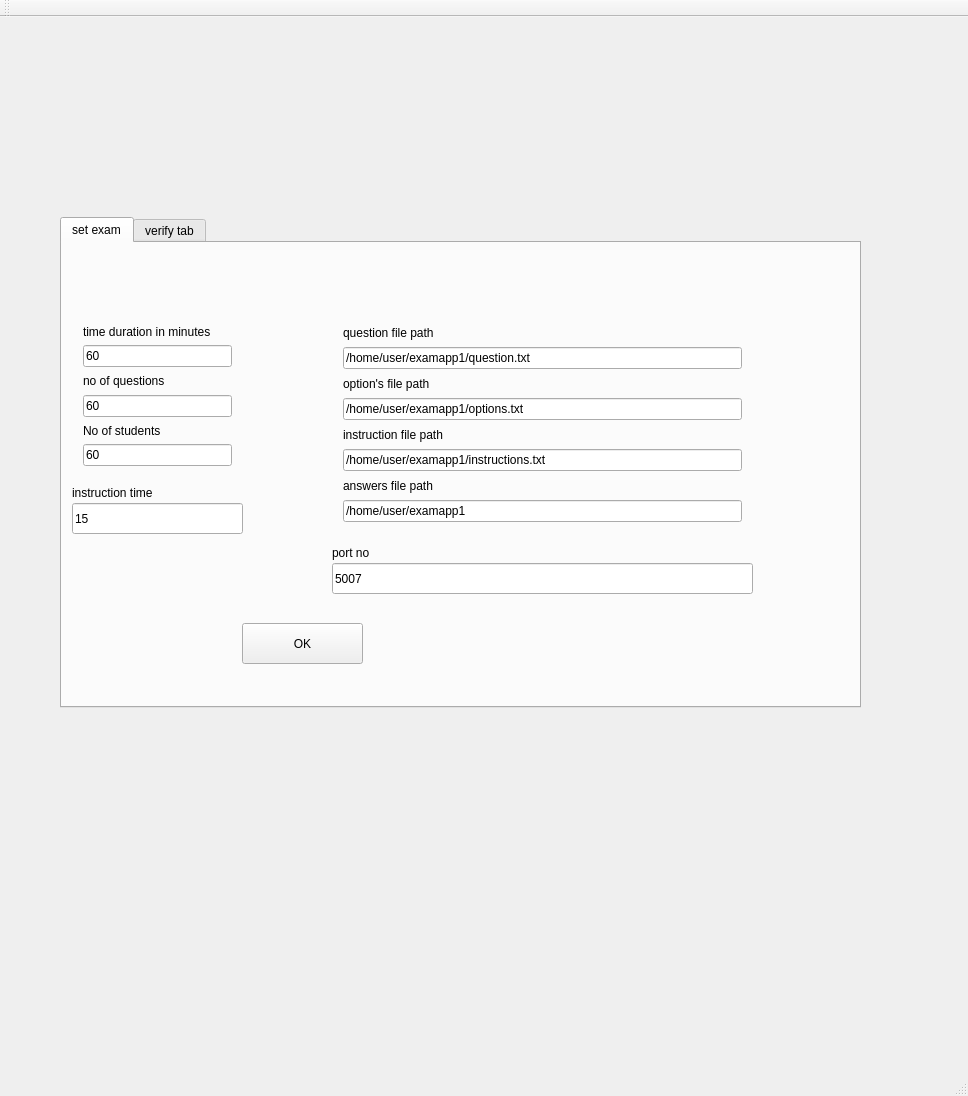
<?xml version="1.0" encoding="UTF-8"?>
<ui version="4.0">
 <class>MainWindow</class>
 <widget class="QMainWindow" name="MainWindow">
  <property name="geometry">
   <rect>
    <x>0</x>
    <y>0</y>
    <width>968</width>
    <height>1096</height>
   </rect>
  </property>
  <property name="windowTitle">
   <string>MainWindow</string>
  </property>
  <widget class="QWidget" name="centralWidget">
   <widget class="QTabWidget" name="tabWidget">
    <property name="geometry">
     <rect>
      <x>60</x>
      <y>200</y>
      <width>801</width>
      <height>491</height>
     </rect>
    </property>
    <property name="currentIndex">
     <number>0</number>
    </property>
    <widget class="QWidget" name="tab">
     <attribute name="title">
      <string>set exam</string>
     </attribute>
     <widget class="QPushButton" name="pushButton_2">
      <property name="geometry">
       <rect>
        <x>180</x>
        <y>380</y>
        <width>121</width>
        <height>41</height>
       </rect>
      </property>
      <property name="text">
       <string>OK</string>
      </property>
     </widget>
     <widget class="QWidget" name="layoutWidget">
      <property name="geometry">
       <rect>
        <x>10</x>
        <y>70</y>
        <width>171</width>
        <height>164</height>
       </rect>
      </property>
      <layout class="QVBoxLayout" name="verticalLayout">
       <item>
        <widget class="QLabel" name="label">
         <property name="text">
          <string>time duration in minutes</string>
         </property>
        </widget>
       </item>
       <item>
        <widget class="QLineEdit" name="lineEdit_3">
         <property name="text">
          <string>60</string>
         </property>
        </widget>
       </item>
       <item>
        <widget class="QLabel" name="label_2">
         <property name="text">
          <string>no of questions</string>
         </property>
        </widget>
       </item>
       <item>
        <widget class="QLineEdit" name="lineEdit_4">
         <property name="text">
          <string>60</string>
         </property>
        </widget>
       </item>
       <item>
        <widget class="QLabel" name="label_3">
         <property name="text">
          <string>No of students</string>
         </property>
        </widget>
       </item>
       <item>
        <widget class="QLineEdit" name="lineEdit_5">
         <property name="text">
          <string>60</string>
         </property>
        </widget>
       </item>
      </layout>
     </widget>
     <widget class="QWidget" name="layoutWidget">
      <property name="geometry">
       <rect>
        <x>270</x>
        <y>70</y>
        <width>421</width>
        <height>220</height>
       </rect>
      </property>
      <layout class="QVBoxLayout" name="verticalLayout_2">
       <item>
        <widget class="QLabel" name="label_6">
         <property name="text">
          <string>question file path</string>
         </property>
        </widget>
       </item>
       <item>
        <widget class="QLineEdit" name="lineEdit_8">
         <property name="text">
          <string>/home/user/examapp1/question.txt</string>
         </property>
        </widget>
       </item>
       <item>
        <widget class="QLabel" name="label_4">
         <property name="text">
          <string>option's file path</string>
         </property>
        </widget>
       </item>
       <item>
        <widget class="QLineEdit" name="lineEdit_6">
         <property name="text">
          <string>/home/user/examapp1/options.txt</string>
         </property>
        </widget>
       </item>
       <item>
        <widget class="QLabel" name="label_5">
         <property name="text">
          <string>instruction file path</string>
         </property>
        </widget>
       </item>
       <item>
        <widget class="QLineEdit" name="lineEdit_7">
         <property name="text">
          <string>/home/user/examapp1/instructions.txt</string>
         </property>
        </widget>
       </item>
       <item>
        <widget class="QLabel" name="label_7">
         <property name="text">
          <string>answers file path</string>
         </property>
        </widget>
       </item>
       <item>
        <widget class="QLineEdit" name="lineEdit_9">
         <property name="text">
          <string>/home/user/examapp1</string>
         </property>
        </widget>
       </item>
      </layout>
     </widget>
     <widget class="QLineEdit" name="lineEdit_10">
      <property name="geometry">
       <rect>
        <x>10</x>
        <y>260</y>
        <width>171</width>
        <height>31</height>
       </rect>
      </property>
      <property name="text">
       <string>15</string>
      </property>
     </widget>
     <widget class="QLabel" name="label_8">
      <property name="geometry">
       <rect>
        <x>10</x>
        <y>240</y>
        <width>131</width>
        <height>20</height>
       </rect>
      </property>
      <property name="text">
       <string>instruction time</string>
      </property>
     </widget>
     <widget class="QLineEdit" name="lineEdit_11">
      <property name="geometry">
       <rect>
        <x>270</x>
        <y>320</y>
        <width>421</width>
        <height>31</height>
       </rect>
      </property>
      <property name="text">
       <string>5007</string>
      </property>
     </widget>
     <widget class="QLabel" name="label_9">
      <property name="geometry">
       <rect>
        <x>270</x>
        <y>300</y>
        <width>271</width>
        <height>20</height>
       </rect>
      </property>
      <property name="text">
       <string>port no</string>
      </property>
     </widget>
    </widget>
    <widget class="QWidget" name="tab_2">
     <attribute name="title">
      <string>verify tab</string>
     </attribute>
     <widget class="QPushButton" name="pushButton_5">
      <property name="geometry">
       <rect>
        <x>260</x>
        <y>170</y>
        <width>101</width>
        <height>41</height>
       </rect>
      </property>
      <property name="text">
       <string>verify</string>
      </property>
     </widget>
     <widget class="QLineEdit" name="lineEdit_2">
      <property name="geometry">
       <rect>
        <x>90</x>
        <y>120</y>
        <width>371</width>
        <height>31</height>
       </rect>
      </property>
      <property name="text">
       <string>/home/user/examapp1/result_folder</string>
      </property>
     </widget>
     <widget class="QLineEdit" name="lineEdit">
      <property name="geometry">
       <rect>
        <x>90</x>
        <y>40</y>
        <width>371</width>
        <height>31</height>
       </rect>
      </property>
      <property name="text">
       <string>/home/user/examapp1/answer_sheet</string>
      </property>
     </widget>
     <widget class="QLineEdit" name="lineEdit_1">
      <property name="geometry">
       <rect>
        <x>90</x>
        <y>80</y>
        <width>371</width>
        <height>31</height>
       </rect>
      </property>
      <property name="text">
       <string>answers file</string>
      </property>
     </widget>
     <widget class="QPushButton" name="pushButton_3">
      <property name="geometry">
       <rect>
        <x>460</x>
        <y>80</y>
        <width>81</width>
        <height>27</height>
       </rect>
      </property>
      <property name="text">
       <string>load</string>
      </property>
     </widget>
    </widget>
   </widget>
  </widget>
  <widget class="QMenuBar" name="menuBar">
   <property name="geometry">
    <rect>
     <x>0</x>
     <y>0</y>
     <width>968</width>
     <height>25</height>
    </rect>
   </property>
  </widget>
  <widget class="QToolBar" name="mainToolBar">
   <attribute name="toolBarArea">
    <enum>TopToolBarArea</enum>
   </attribute>
   <attribute name="toolBarBreak">
    <bool>false</bool>
   </attribute>
  </widget>
  <widget class="QStatusBar" name="statusBar"/>
 </widget>
 <layoutdefault spacing="6" margin="11"/>
 <resources/>
 <connections/>
</ui>
